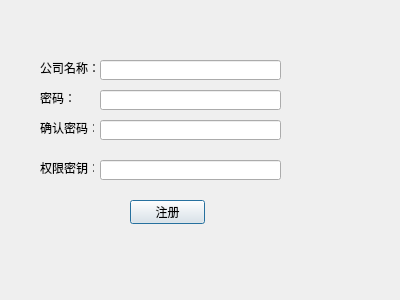
<?xml version="1.0" encoding="UTF-8"?>
<ui version="4.0">
 <class>CompanyRegisterDialog</class>
 <widget class="QDialog" name="CompanyRegisterDialog">
  <property name="geometry">
   <rect>
    <x>0</x>
    <y>0</y>
    <width>400</width>
    <height>300</height>
   </rect>
  </property>
  <property name="windowTitle">
   <string>Dialog</string>
  </property>
  <widget class="QLabel" name="labelCompanyName">
   <property name="geometry">
    <rect>
     <x>40</x>
     <y>60</y>
     <width>61</width>
     <height>16</height>
    </rect>
   </property>
   <property name="text">
    <string>公司名称：</string>
   </property>
  </widget>
  <widget class="QLabel" name="labelPassword">
   <property name="geometry">
    <rect>
     <x>40</x>
     <y>90</y>
     <width>54</width>
     <height>16</height>
    </rect>
   </property>
   <property name="text">
    <string>密码：</string>
   </property>
  </widget>
  <widget class="QLabel" name="labelRePassword">
   <property name="geometry">
    <rect>
     <x>40</x>
     <y>120</y>
     <width>54</width>
     <height>16</height>
    </rect>
   </property>
   <property name="text">
    <string>确认密码：</string>
   </property>
  </widget>
  <widget class="QPushButton" name="pushButton">
   <property name="geometry">
    <rect>
     <x>130</x>
     <y>200</y>
     <width>75</width>
     <height>24</height>
    </rect>
   </property>
   <property name="text">
    <string>注册</string>
   </property>
  </widget>
  <widget class="QLineEdit" name="txtCompanyName">
   <property name="geometry">
    <rect>
     <x>100</x>
     <y>60</y>
     <width>181</width>
     <height>20</height>
    </rect>
   </property>
  </widget>
  <widget class="QLineEdit" name="txtPassword">
   <property name="geometry">
    <rect>
     <x>100</x>
     <y>90</y>
     <width>181</width>
     <height>20</height>
    </rect>
   </property>
  </widget>
  <widget class="QLineEdit" name="txtRePassword">
   <property name="geometry">
    <rect>
     <x>100</x>
     <y>120</y>
     <width>181</width>
     <height>20</height>
    </rect>
   </property>
  </widget>
  <widget class="QLabel" name="labelPubkey">
   <property name="geometry">
    <rect>
     <x>40</x>
     <y>160</y>
     <width>54</width>
     <height>16</height>
    </rect>
   </property>
   <property name="text">
    <string>权限密钥：</string>
   </property>
  </widget>
  <widget class="QLineEdit" name="txtPubkey">
   <property name="geometry">
    <rect>
     <x>100</x>
     <y>160</y>
     <width>181</width>
     <height>20</height>
    </rect>
   </property>
  </widget>
 </widget>
 <resources/>
 <connections/>
</ui>
